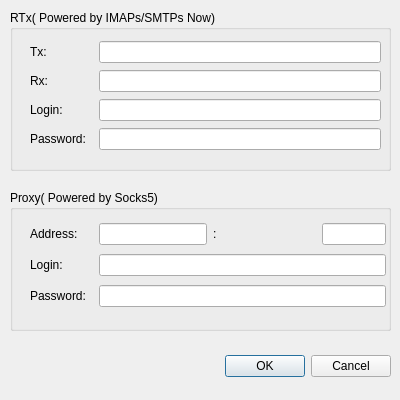
<?xml version="1.0" encoding="UTF-8"?>
<ui version="4.0">
 <class>NetOptionDialog</class>
 <widget class="QDialog" name="NetOptionDialog">
  <property name="geometry">
   <rect>
    <x>0</x>
    <y>0</y>
    <width>400</width>
    <height>400</height>
   </rect>
  </property>
  <property name="sizePolicy">
   <sizepolicy hsizetype="Fixed" vsizetype="Fixed">
    <horstretch>0</horstretch>
    <verstretch>0</verstretch>
   </sizepolicy>
  </property>
  <property name="minimumSize">
   <size>
    <width>400</width>
    <height>400</height>
   </size>
  </property>
  <property name="maximumSize">
   <size>
    <width>400</width>
    <height>400</height>
   </size>
  </property>
  <property name="baseSize">
   <size>
    <width>400</width>
    <height>400</height>
   </size>
  </property>
  <property name="windowTitle">
   <string>Network</string>
  </property>
  <widget class="QDialogButtonBox" name="buttonBox">
   <property name="geometry">
    <rect>
     <x>10</x>
     <y>350</y>
     <width>381</width>
     <height>32</height>
    </rect>
   </property>
   <property name="orientation">
    <enum>Qt::Horizontal</enum>
   </property>
   <property name="standardButtons">
    <set>QDialogButtonBox::Cancel|QDialogButtonBox::Ok</set>
   </property>
  </widget>
  <widget class="QGroupBox" name="groupBox_2">
   <property name="geometry">
    <rect>
     <x>10</x>
     <y>10</y>
     <width>381</width>
     <height>161</height>
    </rect>
   </property>
   <property name="title">
    <string>RTx( Powered by IMAPs/SMTPs Now)</string>
   </property>
   <widget class="QWidget" name="gridLayoutWidget_2">
    <property name="geometry">
     <rect>
      <x>20</x>
      <y>30</y>
      <width>351</width>
      <height>111</height>
     </rect>
    </property>
    <layout class="QGridLayout" name="gridLayout_3">
     <item row="0" column="1">
      <layout class="QHBoxLayout" name="horizontalLayout">
       <item>
        <widget class="QLineEdit" name="leSmtpUrl">
         <property name="toolTip">
          <string>smtps://example.net/</string>
         </property>
         <property name="inputMethodHints">
          <set>Qt::ImhUrlCharactersOnly</set>
         </property>
        </widget>
       </item>
      </layout>
     </item>
     <item row="2" column="0">
      <widget class="QLabel" name="lbSmtpLogin">
       <property name="text">
        <string>Login:</string>
       </property>
      </widget>
     </item>
     <item row="3" column="0">
      <widget class="QLabel" name="lbSmtpPassword">
       <property name="text">
        <string>Password:  </string>
       </property>
      </widget>
     </item>
     <item row="1" column="0">
      <widget class="QLabel" name="lbImapUrl">
       <property name="text">
        <string>Rx:</string>
       </property>
      </widget>
     </item>
     <item row="3" column="1">
      <widget class="QLineEdit" name="lePassword">
       <property name="echoMode">
        <enum>QLineEdit::Password</enum>
       </property>
      </widget>
     </item>
     <item row="0" column="0">
      <widget class="QLabel" name="lbSmtpUrl">
       <property name="text">
        <string>Tx:</string>
       </property>
      </widget>
     </item>
     <item row="2" column="1">
      <widget class="QLineEdit" name="leLogin">
       <property name="inputMethodHints">
        <set>Qt::ImhLatinOnly</set>
       </property>
      </widget>
     </item>
     <item row="1" column="1">
      <layout class="QHBoxLayout" name="horizontalLayout_2">
       <item>
        <widget class="QLineEdit" name="leImapUrl">
         <property name="toolTip">
          <string>imaps://example.net/</string>
         </property>
         <property name="inputMethodHints">
          <set>Qt::ImhUrlCharactersOnly</set>
         </property>
        </widget>
       </item>
      </layout>
     </item>
    </layout>
   </widget>
  </widget>
  <widget class="QGroupBox" name="groupBox_3">
   <property name="enabled">
    <bool>true</bool>
   </property>
   <property name="geometry">
    <rect>
     <x>10</x>
     <y>190</y>
     <width>381</width>
     <height>141</height>
    </rect>
   </property>
   <property name="title">
    <string>Proxy( Powered by Socks5)</string>
   </property>
   <widget class="QWidget" name="gridLayoutWidget_4">
    <property name="geometry">
     <rect>
      <x>20</x>
      <y>30</y>
      <width>356</width>
      <height>91</height>
     </rect>
    </property>
    <layout class="QGridLayout" name="gridLayout_5">
     <item row="2" column="0">
      <widget class="QLabel" name="lbProxyPassword">
       <property name="text">
        <string>Password:  </string>
       </property>
      </widget>
     </item>
     <item row="1" column="0">
      <widget class="QLabel" name="lbProxyLogin">
       <property name="text">
        <string>Login:</string>
       </property>
      </widget>
     </item>
     <item row="2" column="1">
      <widget class="QLineEdit" name="leProxyPassword">
       <property name="echoMode">
        <enum>QLineEdit::Password</enum>
       </property>
      </widget>
     </item>
     <item row="1" column="1">
      <widget class="QLineEdit" name="leProxyLogin">
       <property name="inputMethodHints">
        <set>Qt::ImhLatinOnly</set>
       </property>
      </widget>
     </item>
     <item row="0" column="0">
      <widget class="QLabel" name="lbProxyAddress">
       <property name="text">
        <string>Address:</string>
       </property>
      </widget>
     </item>
     <item row="0" column="1">
      <layout class="QHBoxLayout" name="horizontalLayout_3">
       <item>
        <widget class="QLineEdit" name="leProxyIP">
         <property name="sizePolicy">
          <sizepolicy hsizetype="Fixed" vsizetype="Fixed">
           <horstretch>0</horstretch>
           <verstretch>0</verstretch>
          </sizepolicy>
         </property>
         <property name="inputMask">
          <string notr="true"/>
         </property>
         <property name="text">
          <string notr="true"/>
         </property>
         <property name="placeholderText">
          <string/>
         </property>
        </widget>
       </item>
       <item>
        <widget class="QLabel" name="label_2">
         <property name="text">
          <string>:</string>
         </property>
        </widget>
       </item>
       <item>
        <widget class="QLineEdit" name="leProxyPort">
         <property name="sizePolicy">
          <sizepolicy hsizetype="Fixed" vsizetype="Fixed">
           <horstretch>0</horstretch>
           <verstretch>0</verstretch>
          </sizepolicy>
         </property>
         <property name="minimumSize">
          <size>
           <width>64</width>
           <height>0</height>
          </size>
         </property>
         <property name="maximumSize">
          <size>
           <width>64</width>
           <height>16777215</height>
          </size>
         </property>
         <property name="baseSize">
          <size>
           <width>64</width>
           <height>0</height>
          </size>
         </property>
         <property name="inputMask">
          <string notr="true"/>
         </property>
         <property name="text">
          <string notr="true"/>
         </property>
        </widget>
       </item>
      </layout>
     </item>
    </layout>
   </widget>
  </widget>
 </widget>
 <tabstops>
  <tabstop>leSmtpUrl</tabstop>
  <tabstop>leImapUrl</tabstop>
  <tabstop>leLogin</tabstop>
  <tabstop>lePassword</tabstop>
  <tabstop>leProxyIP</tabstop>
  <tabstop>leProxyPort</tabstop>
  <tabstop>leProxyLogin</tabstop>
  <tabstop>leProxyPassword</tabstop>
 </tabstops>
 <resources/>
 <connections>
  <connection>
   <sender>buttonBox</sender>
   <signal>accepted()</signal>
   <receiver>NetOptionDialog</receiver>
   <slot>accept()</slot>
   <hints>
    <hint type="sourcelabel">
     <x>248</x>
     <y>254</y>
    </hint>
    <hint type="destinationlabel">
     <x>157</x>
     <y>274</y>
    </hint>
   </hints>
  </connection>
  <connection>
   <sender>buttonBox</sender>
   <signal>rejected()</signal>
   <receiver>NetOptionDialog</receiver>
   <slot>reject()</slot>
   <hints>
    <hint type="sourcelabel">
     <x>316</x>
     <y>260</y>
    </hint>
    <hint type="destinationlabel">
     <x>286</x>
     <y>274</y>
    </hint>
   </hints>
  </connection>
 </connections>
</ui>
